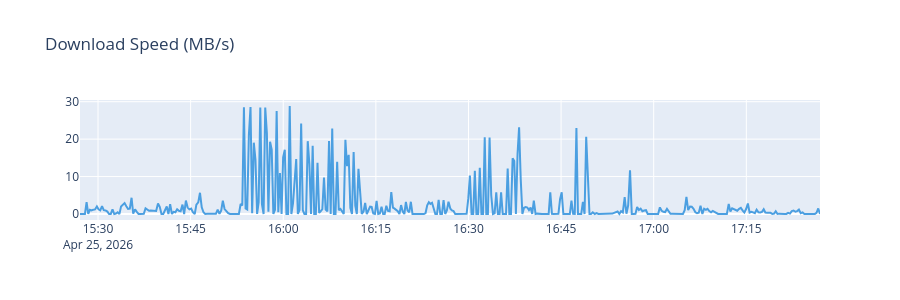

Write notebook code for a chart like this one.
### Code cell
fig = go.Figure()
fig.add_trace(
go.Scatter(x=df_network_metrics["timestamp"], y=df_network_metrics["download_speed_mb"], name="CPU %", line=dict(color=ACCENT)))
fig.update_layout(title="Download Speed (MB/s)", height=300)

### Figure 1 — Plotly figure (JSON) as saved in the notebook; plotly's stock layout.template omitted (floating-point values rounded to 4 significant figures; data arrays with more than 128 entries replaced by an {"elided": "..."} marker saying what was removed)
{"data": [{"line": {"color": "#4B9FE1"}, "name": "CPU %", "type": "scatter", "x": {"elided": "437 str values"}, "y": {"elided": "437 float values"}}], "layout": {"height": 300, "title": {"text": "Download Speed (MB/s)"}}}
